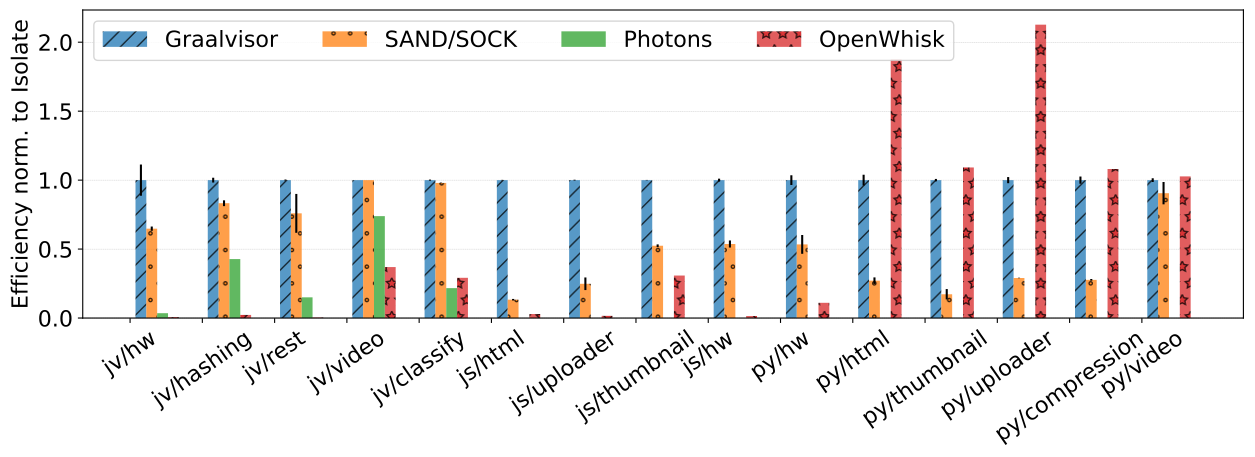

Source code (Python):
#!/usr/bin/python

import declarations
import results
import matplotlib.pyplot as plt
import numpy as np

benchmark_labels = declarations.benchmark_labels
isolate_benchmark_path = declarations.isolate_benchmark_path 
process_benchmark_path = declarations.process_benchmark_path 
openwhisk_benchmark_path = declarations.openwhisk_benchmark_path 
photons_benchmark_path = declarations.photons_benchmark_path

# Efficiency in ops/s/gb.
isolate_eff_avg = {}
isolate_eff_std = {}
process_eff_avg = {}
process_eff_std = {}
openwhisk_eff_avg = {}
openwhisk_eff_std = {}
photons_eff_avg = {}
photons_eff_std = {}


# Processing results.
for idx, path in enumerate(isolate_benchmark_path):
    isolate_eff_avg[idx] = results.process_result(path)["eff_avg"]
    isolate_eff_std[idx] = results.process_result(path)["eff_std"]
for idx, path in enumerate(process_benchmark_path):
    process_eff_avg[idx] = results.process_result(path)["eff_avg"]
    process_eff_std[idx] = results.process_result(path)["eff_std"]
for idx, path in enumerate(openwhisk_benchmark_path):
    openwhisk_eff_avg[idx] = results.process_result(path)["eff_avg"]
    openwhisk_eff_std[idx] = results.process_result(path)["eff_std"]
for idx, path in enumerate(photons_benchmark_path):
    photons_eff_avg[idx] = results.process_result(path)["eff_avg"]
    photons_eff_std[idx] = results.process_result(path)["eff_std"]


# Normalization to isolate.
for idx, path in enumerate(process_benchmark_path):
    process_eff_avg[idx] = process_eff_avg[idx] / isolate_eff_avg[idx]
    process_eff_std[idx] = process_eff_std[idx] / isolate_eff_avg[idx]
for idx, path in enumerate(openwhisk_benchmark_path):
    openwhisk_eff_avg[idx] = openwhisk_eff_avg[idx] / isolate_eff_avg[idx]
    openwhisk_eff_std[idx] = openwhisk_eff_std[idx] / isolate_eff_avg[idx]
for idx, path in enumerate(photons_benchmark_path):
    photons_eff_avg[idx] = photons_eff_avg[idx] / isolate_eff_avg[idx]
    photons_eff_std[idx] = photons_eff_std[idx] / isolate_eff_avg[idx]
for idx, path in enumerate(isolate_benchmark_path):
    isolate_eff_std[idx] = isolate_eff_std[idx] / isolate_eff_avg[idx]
    isolate_eff_avg[idx] = 1
    # Filling Photons values with zeroes for missing (java) benchmarks.
    if idx not in photons_eff_avg:
        photons_eff_avg[idx] = 0
        photons_eff_std[idx] = 0

x = np.arange(len(benchmark_labels))
width = 0.15

plt.rcParams.update({'font.size': 16})

fig, ax = plt.subplots()
ax.bar(x + 1*width, isolate_eff_avg.values(),   yerr=isolate_eff_std.values(),   width=width, hatch='//', label='Graalvisor', alpha=0.75)
ax.bar(x + 2*width, process_eff_avg.values(),   yerr=process_eff_std.values(),   width=width, hatch='.',  label='SAND/SOCK',  alpha=0.75)
ax.bar(x + 3*width, photons_eff_avg.values(),   yerr=photons_eff_std.values(),   width=width, hatch=',',  label='Photons',    alpha=0.75)
ax.bar(x + 4*width, openwhisk_eff_avg.values(), yerr=openwhisk_eff_std.values(), width=width, hatch='*',  label='OpenWhisk',  alpha=0.75)

ax.set_ylabel('Efficiency norm. to Isolate')
ax.set_xticks(x, benchmark_labels)
ax.set_axisbelow(True)
plt.grid(axis = 'y', linestyle = '--', linewidth = 0.25)
plt.xticks(rotation = 35)
fig.set_figwidth(15)
fig.set_figheight(4)

ax.legend(ncol=4)
plt.savefig("sandboxes-efficiency-norm.pdf", bbox_inches='tight')
plt.savefig("sandboxes-efficiency-norm.png", bbox_inches='tight')
plt.show()
